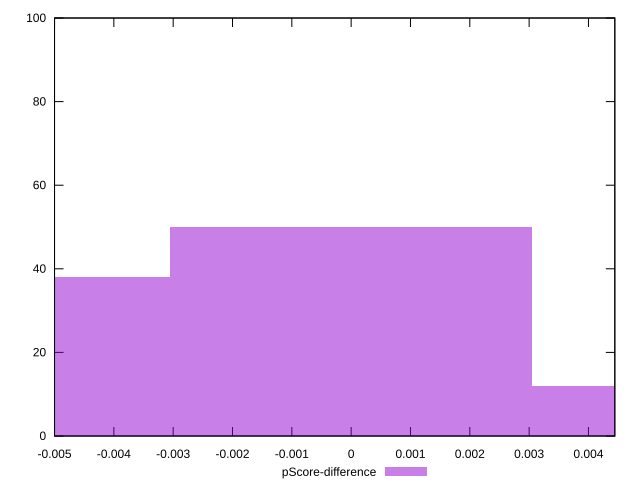

Write gnuplot code to recreate this figure.
reset

$pScoreDifference <<EOF
0 50
-0.006100463760953462 38
0.006100463760953462 12
EOF

set key outside below
set boxwidth 0.006100463760953462
set xrange [-0.0050000000000000044:0.004444444444444473]
set yrange [0:100]
set trange [0:100]
set style fill transparent solid 0.5 noborder
set terminal svg size 640, 490 enhanced background rgb 'white'
set output "report_00015_2021-02-09T16-11-33.973Z/uses-webp-images/samples/pages/pScore-difference/histogram.svg"

plot $pScoreDifference title "pScore-difference" with boxes

reset
